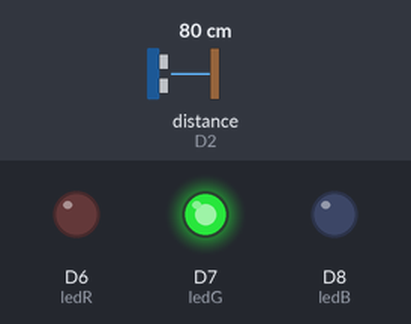
A sketch run on a simulated ESP8266 (Wemos D1 mini). Shown: output pins drawn as LEDs (lit = HIGH). Wiring (inferred from the names in the program): ultrasonic range finder: trigger D3; echo D2. Dashed ring = blinking. The test bench sets the inputs (shaded band); at power-on: distance to the obstacle (sensor on D2) 80 cm. The echo pulse lasts 58.3 µs per cm; pins used as bus, display or sensor lines are not drawn; what the sketch prints to the serial monitor is not drawn.

Above: at 1.2 s.
1.3 s: distance to the obstacle (sensor on D2) set to 55 cm
2.8 s: distance to the obstacle (sensor on D2) set to 50 cm
At 2.9 s:
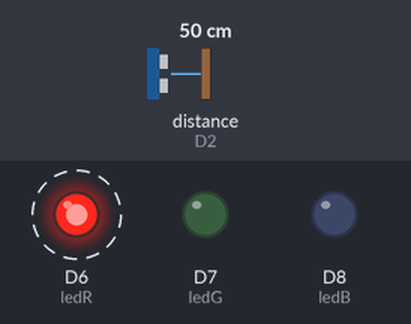
5.8 s: distance to the obstacle (sensor on D2) set to 35 cm
At 6.6 s:
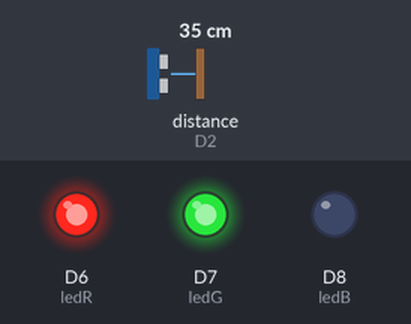
7.5 s: distance to the obstacle (sensor on D2) set to 12 cm
9.0 s: distance to the obstacle (sensor on D2) set to 9 cm
At 9.1 s:
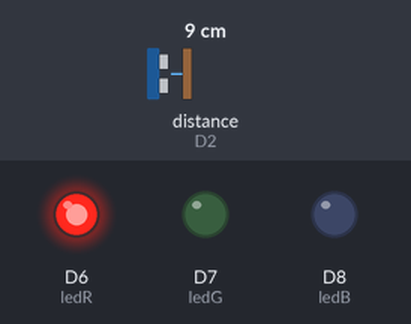
12.0 s: distance to the obstacle (sensor on D2) set to 18 cm
At 12.11 s:
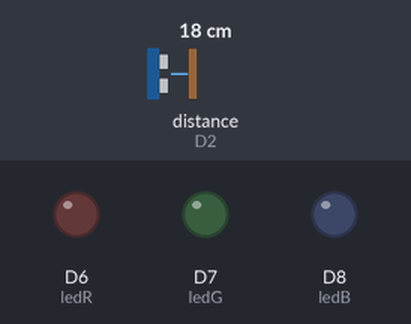
Timing chart, 0 to 14.5 s (numbered marks = the images above; inputs shaded):
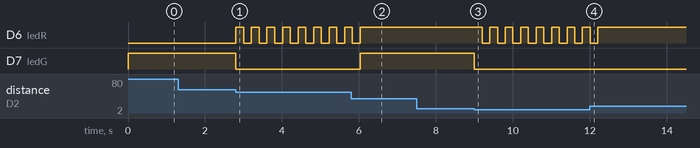

The sketch:

DistanceSensor.ino
```cpp
 /**--------------------------------------------------------
2 Autor: Carlos Pasquali;
3 Hardware: WeMos D1 ESP8266
4 Framework: Arduino IDE 1.8.19
5 Curso: Engenharia de Computação
6 Disciplina: IoT II
7 -------------------------------------------------------- */
/* Relação entre pinos da WeMos D1 R2 e GPIOs do ESP8266
9 Pinos-WeMos Função Pino-ESP-8266
10 TX TXD TXD/GPIO1
11 RX RXD RXD/GPIO3
12 D0 IO GPIO16
13 D1 IO, SCL GPIO5
14 D2 IO, SDA GPIO4
15 D3 IO, 10k PU GPIO0
16 D4 IO, 10k PU, LED GPIO2 //Utilizado na gravação. Sug: Usar como INPUT.
17 D5 IO, SCK GPIO14 //Utilizado na gravação. Sug: Usar como INPUT.
18 D6 IO, MISO GPIO12
19 D7 IO, MOSI GPIO13
20 D8 IO, 10k PD, SS GPIO15
21 A0 Inp. AN 3,3Vmax A0
22 */

#define btn1 D4
#define btn2 D5

#define ledR D6
#define ledG D7
#define ledB D8

#define trig D3
#define echo D2

int distance;
bool btnState1 = false;
bool beforeBtnState = false;

void setup()
{
  pinMode(ledR, OUTPUT);
  pinMode(ledB, OUTPUT);
  pinMode(ledG, OUTPUT);

  pinMode(btn1, INPUT_PULLUP);

  pinMode(trig, OUTPUT);
  pinMode(echo, INPUT);


  Serial.begin (9600);
}

void loop()
{
  Serial.println(btnState1);

    sensor();

    if(distance > 50){
      digitalWrite(ledB, LOW);
      digitalWrite(ledR, LOW);

      digitalWrite(ledG, HIGH);
    }
    else if(distance > 30 && distance < 49){
       digitalWrite(ledB, LOW);

      digitalWrite(ledG, HIGH);
      digitalWrite(ledR, HIGH);
    }
    else if(distance > 10 && distance < 29){
        digitalWrite(ledR, HIGH);
    }
    else{
      digitalWrite(ledB, LOW);
      digitalWrite(ledG, LOW);

      digitalWrite(ledR, HIGH);
      delay(200);
      digitalWrite(ledR, LOW);
      delay(200);
    }

}

void sensor() {

  digitalWrite(trig, LOW);
  delayMicroseconds(5);
  digitalWrite(trig, HIGH);
  delayMicroseconds(10);
  digitalWrite(trig, LOW);

  distance = pulseIn (echo, HIGH)/58;
}
```

Measured:
- the behaviour switches between 51 and 50 cm on distance to the obstacle (sensor on D2) (found by bisection; images 0 and 1)
- the behaviour switches between 11 and 10 cm on distance to the obstacle (sensor on D2) (found by bisection; images 2 and 3)
- after the input at 1.3 s, every drawn part: stays the same
- after the input at 2.8 s, D6 (ledR): alternates HIGH for 0.20 s and LOW for 0.20 s, starting at once; D7 (ledG): HIGH → LOW at once
- after the input at 5.8 s, D6 (ledR): goes on until 6.0 s, then stays HIGH; D7 (ledG): LOW → HIGH after 0.23 s
- after the input at 7.5 s, every drawn part: stays the same
- after the input at 9.0 s, D6 (ledR): alternates HIGH for 0.20 s and LOW for 0.20 s, starting after 0.20 s; D7 (ledG): HIGH → LOW at once
- after the input at 12.0 s, D6 (ledR): goes on until 12.2 s, then stays HIGH
